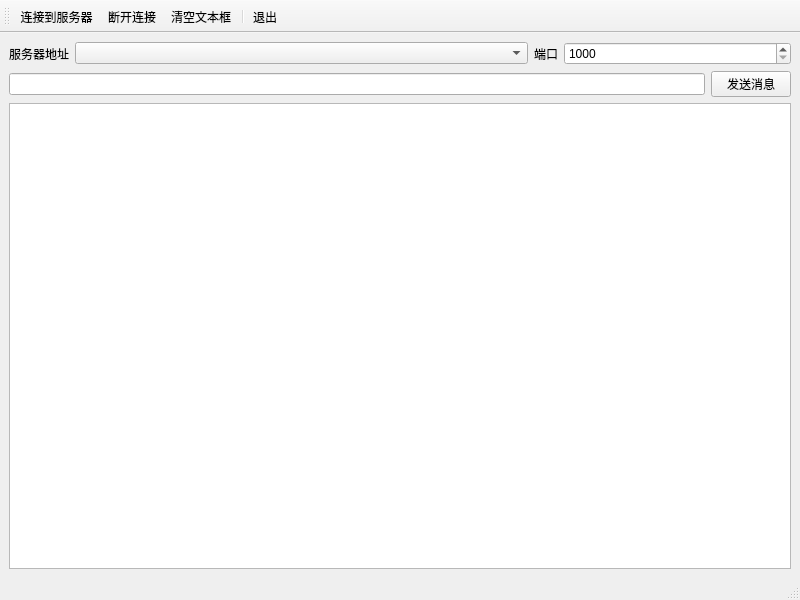
<?xml version="1.0" encoding="UTF-8"?>
<ui version="4.0">
 <class>MainWindow</class>
 <widget class="QMainWindow" name="MainWindow">
  <property name="geometry">
   <rect>
    <x>0</x>
    <y>0</y>
    <width>800</width>
    <height>600</height>
   </rect>
  </property>
  <property name="windowTitle">
   <string>TCP 客户端</string>
  </property>
  <widget class="QWidget" name="centralwidget">
   <layout class="QVBoxLayout" name="verticalLayout">
    <item>
     <layout class="QHBoxLayout" name="horizontalLayout">
      <item>
       <widget class="QLabel" name="label">
        <property name="text">
         <string>服务器地址</string>
        </property>
       </widget>
      </item>
      <item>
       <widget class="QComboBox" name="cmbServerIP">
        <property name="sizePolicy">
         <sizepolicy hsizetype="Preferred" vsizetype="Fixed">
          <horstretch>2</horstretch>
          <verstretch>0</verstretch>
         </sizepolicy>
        </property>
       </widget>
      </item>
      <item>
       <widget class="QLabel" name="label_2">
        <property name="text">
         <string>端口</string>
        </property>
       </widget>
      </item>
      <item>
       <widget class="QSpinBox" name="spinServerPort">
        <property name="sizePolicy">
         <sizepolicy hsizetype="Minimum" vsizetype="Fixed">
          <horstretch>1</horstretch>
          <verstretch>0</verstretch>
         </sizepolicy>
        </property>
        <property name="minimum">
         <number>1000</number>
        </property>
        <property name="maximum">
         <number>9999</number>
        </property>
       </widget>
      </item>
     </layout>
    </item>
    <item>
     <layout class="QHBoxLayout" name="horizontalLayout_2">
      <item>
       <widget class="QLineEdit" name="editMessage"/>
      </item>
      <item>
       <widget class="QPushButton" name="btnSend">
        <property name="text">
         <string>发送消息</string>
        </property>
       </widget>
      </item>
     </layout>
    </item>
    <item>
     <widget class="QPlainTextEdit" name="plainTextEdit"/>
    </item>
   </layout>
  </widget>
  <widget class="QStatusBar" name="statusbar"/>
  <widget class="QToolBar" name="toolBar">
   <property name="windowTitle">
    <string>toolBar</string>
   </property>
   <property name="toolButtonStyle">
    <enum>Qt::ToolButtonTextUnderIcon</enum>
   </property>
   <attribute name="toolBarArea">
    <enum>TopToolBarArea</enum>
   </attribute>
   <attribute name="toolBarBreak">
    <bool>false</bool>
   </attribute>
   <addaction name="actConnect"/>
   <addaction name="actDisconnect"/>
   <addaction name="actClear"/>
   <addaction name="separator"/>
   <addaction name="actExit"/>
  </widget>
  <action name="actConnect">
   <property name="icon">
    <iconset resource="res.qrc">
     <normaloff>:/images/conn.JPG</normaloff>:/images/conn.JPG</iconset>
   </property>
   <property name="text">
    <string>连接到服务器</string>
   </property>
   <property name="toolTip">
    <string>连接到服务器</string>
   </property>
  </action>
  <action name="actDisconnect">
   <property name="icon">
    <iconset resource="res.qrc">
     <normaloff>:/images/disconn.JPG</normaloff>:/images/disconn.JPG</iconset>
   </property>
   <property name="text">
    <string>断开连接</string>
   </property>
  </action>
  <action name="actExit">
   <property name="icon">
    <iconset resource="res.qrc">
     <normaloff>:/images/exit.bmp</normaloff>:/images/exit.bmp</iconset>
   </property>
   <property name="text">
    <string>退出</string>
   </property>
   <property name="toolTip">
    <string>退出</string>
   </property>
  </action>
  <action name="actClear">
   <property name="icon">
    <iconset resource="res.qrc">
     <normaloff>:/images/clear.bmp</normaloff>:/images/clear.bmp</iconset>
   </property>
   <property name="text">
    <string>清空文本框</string>
   </property>
   <property name="toolTip">
    <string>清空文本框</string>
   </property>
  </action>
 </widget>
 <resources>
  <include location="res.qrc"/>
 </resources>
 <connections>
  <connection>
   <sender>actExit</sender>
   <signal>triggered()</signal>
   <receiver>MainWindow</receiver>
   <slot>close()</slot>
   <hints>
    <hint type="sourcelabel">
     <x>-1</x>
     <y>-1</y>
    </hint>
    <hint type="destinationlabel">
     <x>399</x>
     <y>299</y>
    </hint>
   </hints>
  </connection>
 </connections>
</ui>
